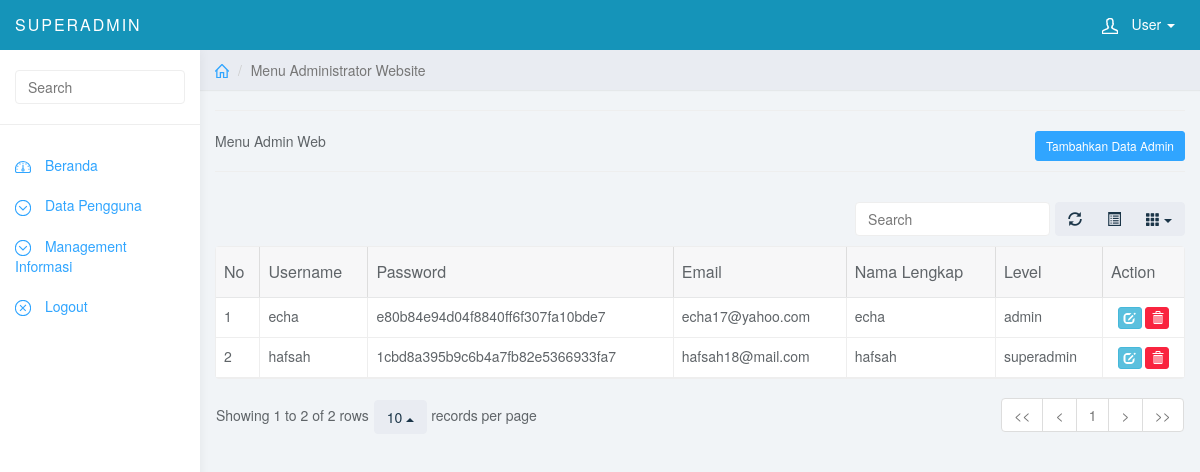
The page /backend/index.php?view=admin (signed in) on the database its author committed.
### tables this page shows
CREATE TABLE IF NOT EXISTS `user` (
`id_user` int(5) NOT NULL,
  `username` varchar(100) NOT NULL,
  `password` varchar(50) NOT NULL,
  `email` varchar(66) NOT NULL,
  `nama_lengkap` varchar(100) NOT NULL,
  `alamat` text NOT NULL,
  `level` varchar(20) NOT NULL DEFAULT 'sekolah'
);

### backend/user/pengguna_admin.php (the view, shortened to what this page needs)
<?php if ($_GET[act]==''){ ?>
           <div class="col-sm-9 col-sm-offset-3 col-lg-10 col-lg-offset-2 main">
    <div class="row">
      <ol class="breadcrumb">
        <li><a href="#"><svg class="glyph stroked home"><use xlink:href="#stroked-home"></use></svg></a></li>
        <li class="active">Menu Administrator Website</li>
      </ol>
    </div>
                  <hr>Menu Admin Web<a class='pull-right btn btn-primary btn-sm' href='index.php?view=admin&act=tambah'>Tambahkan Data Admin</a><hr>
                 <table data-toggle="table" data-show-refresh="true" data-show-toggle="true" data-show-columns="true" data-search="true" data-select-item-name="toolbar1" data-pagination="true" data-sort-name="name" data-sort-order="desc">
      <thead>
                      <tr>
                        <th>No</th>
                        <th>Username</th>
                        <th>Password</th>
                        <th>Email</th>
                        <th>Nama Lengkap</th>
                        <th>Level</th>
                        <th>Action</th>
                      </tr>
                    </thead>
                    <tbody>
                  <?php
                    $tampil = mysql_query("SELECT * FROM user ORDER BY id_user DESC");
                    $no = 1;
                    while($r=mysql_fetch_array($tampil)){
                    echo "<tr><td>$no</td>
                              <td>$r[username]</td>
                              <td>$r[password]</td>
                              <td>$r[email]</td>
                              <td>$r[nama_lengkap]</td>
                              <td>$r[level]</td>
                              <td><center>
                                <a class='btn btn-info btn-xs' title='Edit Data' href='?view=admin&act=edit&id=$r[id_user]'><span class='glyphicon glyphicon-edit'></span> </a>
                                <a class='btn btn-danger btn-xs' title='Delete Data' href='?view=admin&hapus=$r[id_user]'><span class='glyphicon glyphicon-trash'></span></a>
                              </center></td>";
                            echo "</tr>";
                      $no++;
                      }
                  ?>
                  </tbody>
                  </table>
                </div>
<?php
          }
?>

### backend/css/styles.css (style rules this page uses)
body { background: #f1f4f7; padding-top: 50px; color: #5f6468; }
a, a:hover, a:focus { color: #30a5ff; }
.btn-primary, .btn-primary:hover, .btn-primary:focus, .btn-primary:active, .btn-primary.active, .open > .dropdown-toggle.btn-primary, .btn-primary.disabled, .btn-primary[disabled], fieldset[disabled] .btn-primary, .btn-primary.disabled:hover, .btn-primary[disabled]:hover, fieldset[disabled] .btn-primary:hover, .btn-primary.disabled:focus, .btn-primary[disabled]:focus, fieldset[disabled] .btn-primary:focus, .btn-primary.disabled:active, .btn-primary[disabled]:active, fieldset[disabled] .btn-primary:active, .btn-primary.disabled.active, .btn-primary[disabled].active, fieldset[disabled] .btn-primary.active { background-color: #30a5ff; border-color: #30a5ff; }
.btn-danger, .btn-danger:hover, .btn-danger:focus, .btn-danger:active, .btn-danger.active, .open > .dropdown-toggle.btn-danger, .btn-danger.disabled, .btn-danger[disabled], fieldset[disabled] .btn-danger, .btn-danger.disabled:hover, .btn-danger[disabled]:hover, fieldset[disabled] .btn-danger:hover, .btn-danger.disabled:focus, .btn-danger[disabled]:focus, fieldset[disabled] .btn-danger:focus, .btn-danger.disabled:active, .btn-danger[disabled]:active, fieldset[disabled] .btn-danger:active, .btn-danger.disabled.active, .btn-danger[disabled].active, fieldset[disabled] .btn-danger.active { background-color: #f9243f; border-color: #f9243f; }
.breadcrumb { border-radius: 0; padding: 10px 15px; background: #e9ecf2; box-shadow: 0 1px 1px rgba(0, 0, 0, .05); margin: 0 ; }
.table { background: #fff; }
.breadcrumb .glyph { height: 14px; width: 14px; margin: -2px 0 0 0; stroke-width: 4px; }

### rows shown on the page
user: username "echa", password "e80b84e94d04f8840ff6f307fa10bde7", email "echa17@yahoo.com", nama_lengkap "echa", level "admin"
user: username "hafsah", password "1cbd8a395b9c6b4a7fb82e5366933fa7", email "hafsah18@mail.com", nama_lengkap "hafsah", level "superadmin"

### other values the page prints
$level "SUPERADMIN"
